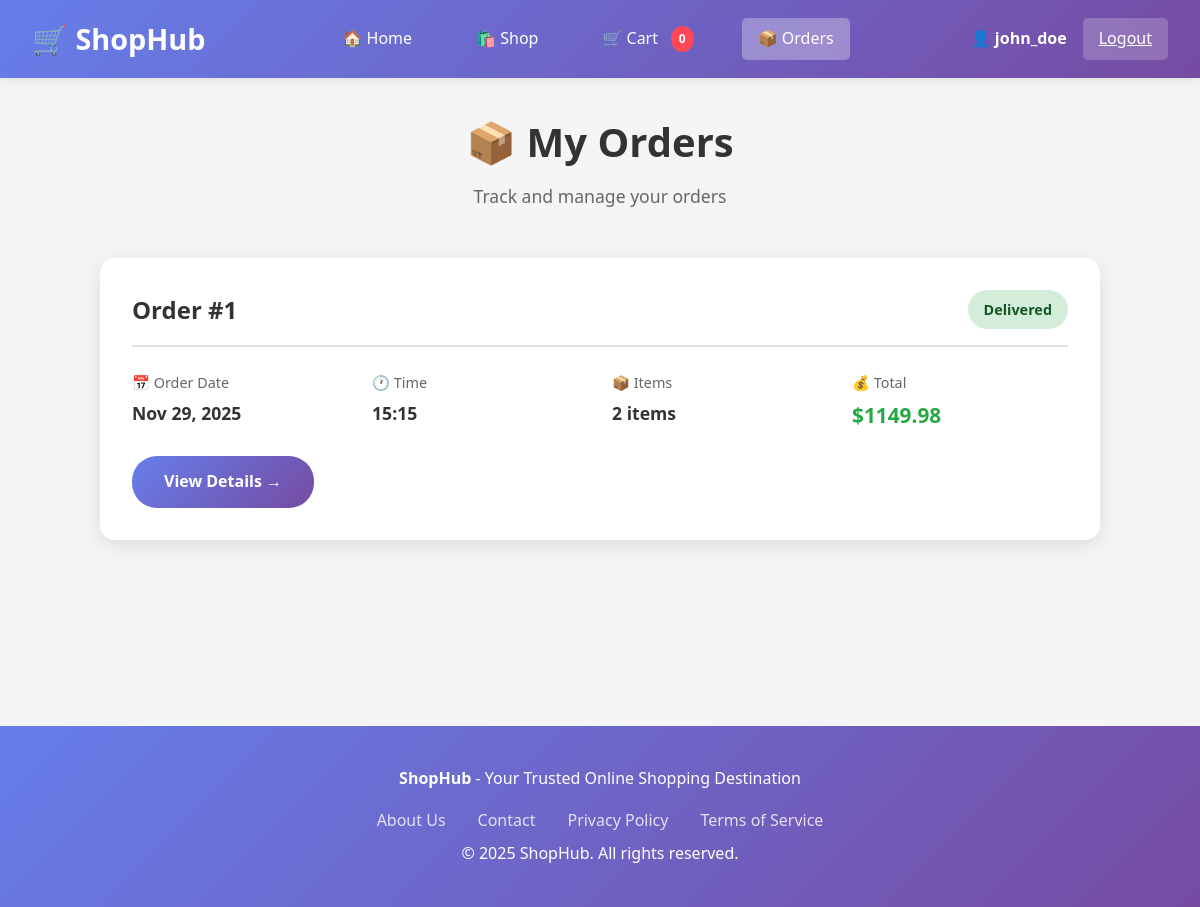
Screenshot of /orders/ (signed in) with the database file from the repository.
### store/models.py (models this page shows, shortened)
class Order(models.Model):
    STATUS_CHOICES = [
        ('pending', 'Pending'),
        ('processing', 'Processing'),
        ('shipped', 'Shipped'),
        ('delivered', 'Delivered'),
        ('cancelled', 'Cancelled'),
    ]
    customer = models.ForeignKey(Customer, on_delete=models.CASCADE, related_name='orders')
    order_date = models.DateTimeField(auto_now_add=True)
    status = models.CharField(max_length=20, choices=STATUS_CHOICES, default='pending')
    total_amount = models.DecimalField(max_digits=10, decimal_places=2, default=0)
    shipping_address = models.TextField()
    notes = models.TextField(blank=True)

### store/views.py (the view)
# urls.py: path('orders/', views.order_list, name='order_list'),
@login_required
def order_list(request):
    customer = get_object_or_404(Customer, user=request.user)
    orders = Order.objects.filter(customer=customer).order_by('-order_date')
    context = {'orders': orders}
    return render(request, 'store/order_list.html', context)

### store/templates/store/order_list.html (shortened to what this page needs)
{% extends 'store/base.html' %}
{% block content %}
<div class="orders-header">
    <h1>📦 My Orders</h1>
    <p style="color: #666; font-size: 1.1rem;">Track and manage your orders</p>
</div>
<div class="orders-container">
    {% if orders %}
        {% for order in orders %}
        <div class="order-card">
            <div class="order-header">
                <span class="order-number">Order #{{ order.id }}</span>
                <span class="order-status status-{{ order.status }}">
                    {{ order.get_status_display }}
                </span>
            </div>
            <div class="order-info">
                <div class="info-item">
                    <span class="info-label">📅 Order Date</span>
                    <span class="info-value">{{ order.order_date|date:"M d, Y" }}</span>
                </div>
                <div class="info-item">
                    <span class="info-label">🕐 Time</span>
                    <span class="info-value">{{ order.order_date|date:"H:i" }}</span>
                </div>
                <div class="info-item">
                    <span class="info-label">📦 Items</span>
                    <span class="info-value">{{ order.items.count }} item{{ order.items.count|pluralize }}</span>
                </div>
                <div class="info-item">
                    <span class="info-label">💰 Total</span>
                    <span class="info-value order-total">${{ order.total_amount }}</span>
                </div>
            </div>
            <a href="{% url 'order_detail' order.id %}" class="btn-view-details">View Details →</a>
        </div>
        {% endfor %}
    {% endif %}
</div>
{% endblock %}

### store/templates/store/base.html (shortened to what this page needs)
<!DOCTYPE html>
<html lang="en">
<head>
</head>
<body>
    <nav>
        <div class="nav-container">
            <a href="{% url 'home' %}" class="logo">
                🛒 ShopHub
            </a>
            <ul class="nav-links">
                <li><a href="{% url 'home' %}" class="{% if request.resolver_match.url_name == 'home' %}active{% endif %}">🏠 Home</a></li>
                <li><a href="{% url 'product_list' %}" class="{% if request.resolver_match.url_name == 'product_list' %}active{% endif %}">🛍️ Shop</a></li>
                {% if user.is_authenticated %}
                    <li><a href="{% url 'cart' %}" class="{% if request.resolver_match.url_name == 'cart' %}active{% endif %}">
                        🛒 Cart
                        <span class="cart-badge" id="cart-count">0</span>
                    </a></li>
                    <li><a href="{% url 'order_list' %}" class="{% if request.resolver_match.url_name == 'order_list' %}active{% endif %}">📦 Orders</a></li>
                {% endif %}
            </ul>
            <div class="auth-links">
                {% if user.is_authenticated %}
                    <div class="user-info">
                        <span class="user-name">👤 {{ user.username }}</span>
                        <a href="{% url 'logout' %}" class="btn-logout">Logout</a>
                    </div>
                {% else %}
                    <a href="{% url 'login' %}" class="btn-login">Login</a>
                    <a href="{% url 'signup' %}" class="btn-signup">Sign Up</a>
                {% endif %}
            </div>
        </div>
    </nav>
    <div class="container">
        {% block content %}{% endblock %}
    </div>
    <footer>
        <p><strong>ShopHub</strong> - Your Trusted Online Shopping Destination</p>
        <div class="footer-links">
            <a href="#">About Us</a>
            <a href="#">Contact</a>
            <a href="#">Privacy Policy</a>
            <a href="#">Terms of Service</a>
        </div>
        <p>&copy; 2025 ShopHub. All rights reserved.</p>
    </footer>
</body>
</html>

### store/templates/store/base.html (style rules this page uses)
* { margin: 0; padding: 0; box-sizing: border-box; }
body { font-family: 'Segoe UI', Tahoma, Geneva, Verdana, sans-serif; line-height: 1.6; background: #f5f5f5; color: #333; }
nav { background: linear-gradient(135deg, #667eea 0%, #764ba2 100%); color: white; padding: 0; box-shadow: 0 2px 10px rgba(0,0,0,0.1); position: sticky; top: 0; z-index: 1000; }
.nav-container { max-width: 1400px; margin: 0 auto; display: flex; justify-content: space-between; align-items: center; padding: 1rem 2rem; }
.logo { font-size: 1.8rem; font-weight: bold; color: white; text-decoration: none; display: flex; align-items: center; gap: 0.5rem; }
.nav-links { display: flex; list-style: none; gap: 2rem; align-items: center; }
.nav-links a { color: white; text-decoration: none; font-weight: 500; padding: 0.5rem 1rem; border-radius: 5px; transition: all 0.3s ease; display: flex; align-items: center; gap: 0.5rem; }
.nav-links a.active { background: rgba(255,255,255,0.3); }
.auth-links { display: flex; gap: 1rem; align-items: center; }
.user-info { display: flex; align-items: center; gap: 1rem; color: white; }
.user-name { font-weight: 600; }
.btn-logout { padding: 0.5rem 1rem; background: rgba(255,255,255,0.2); border: none; color: white; border-radius: 5px; cursor: pointer; font-weight: 500; transition: all 0.3s ease; }
.container { max-width: 1400px; margin: 0 auto; padding: 2rem; min-height: calc(100vh - 200px); }
footer { background: linear-gradient(135deg, #667eea 0%, #764ba2 100%); color: white; text-align: center; padding: 2rem; margin-top: 3rem; }
footer p { margin: 0.5rem 0; }
.footer-links { display: flex; justify-content: center; gap: 2rem; margin-top: 1rem; }
.footer-links a { color: white; text-decoration: none; opacity: 0.8; transition: opacity 0.3s ease; }
.cart-badge { background: #ff4757; color: white; border-radius: 50%; padding: 0.2rem 0.5rem; font-size: 0.75rem; font-weight: bold; margin-left: 0.3rem; }

### store/templates/store/order_list.html (style rules this page uses)
.orders-header { text-align: center; margin-bottom: 3rem; }
.orders-header h1 { font-size: 2.5rem; color: #333; margin-bottom: 0.5rem; }
.orders-container { max-width: 1000px; margin: 0 auto; }
.order-card { background: white; padding: 2rem; border-radius: 15px; box-shadow: 0 5px 20px rgba(0,0,0,0.1); margin-bottom: 2rem; transition: all 0.3s ease; }
.order-header { display: flex; justify-content: space-between; align-items: center; margin-bottom: 1.5rem; padding-bottom: 1rem; border-bottom: 2px solid #e0e0e0; }
.order-number { font-size: 1.5rem; font-weight: bold; color: #333; }
.order-status { padding: 0.5rem 1rem; border-radius: 20px; font-weight: 600; font-size: 0.9rem; }
.status-delivered { background: #d4edda; color: #155724; }
.order-info { display: grid; grid-template-columns: repeat(auto-fit, minmax(200px, 1fr)); gap: 1.5rem; margin-bottom: 1.5rem; }
.info-item { display: flex; flex-direction: column; }
.info-label { font-size: 0.9rem; color: #666; margin-bottom: 0.3rem; }
.info-value { font-size: 1.1rem; font-weight: 600; color: #333; }
.order-total { font-size: 1.3rem; color: #28a745; font-weight: bold; }
.btn-view-details { display: inline-block; padding: 0.8rem 2rem; background: linear-gradient(135deg, #667eea 0%, #764ba2 100%); color: white; text-decoration: none; border-radius: 25px; font-weight: 600; transition: all 0.3s ease; }

### rows the page displays
Order: id "1", status "Delivered", order_date "Nov 29, 2025", order_date "15:15", items.count "2", total_amount "1149.98"

### other values shown
{{ user.username }} "john_doe"
